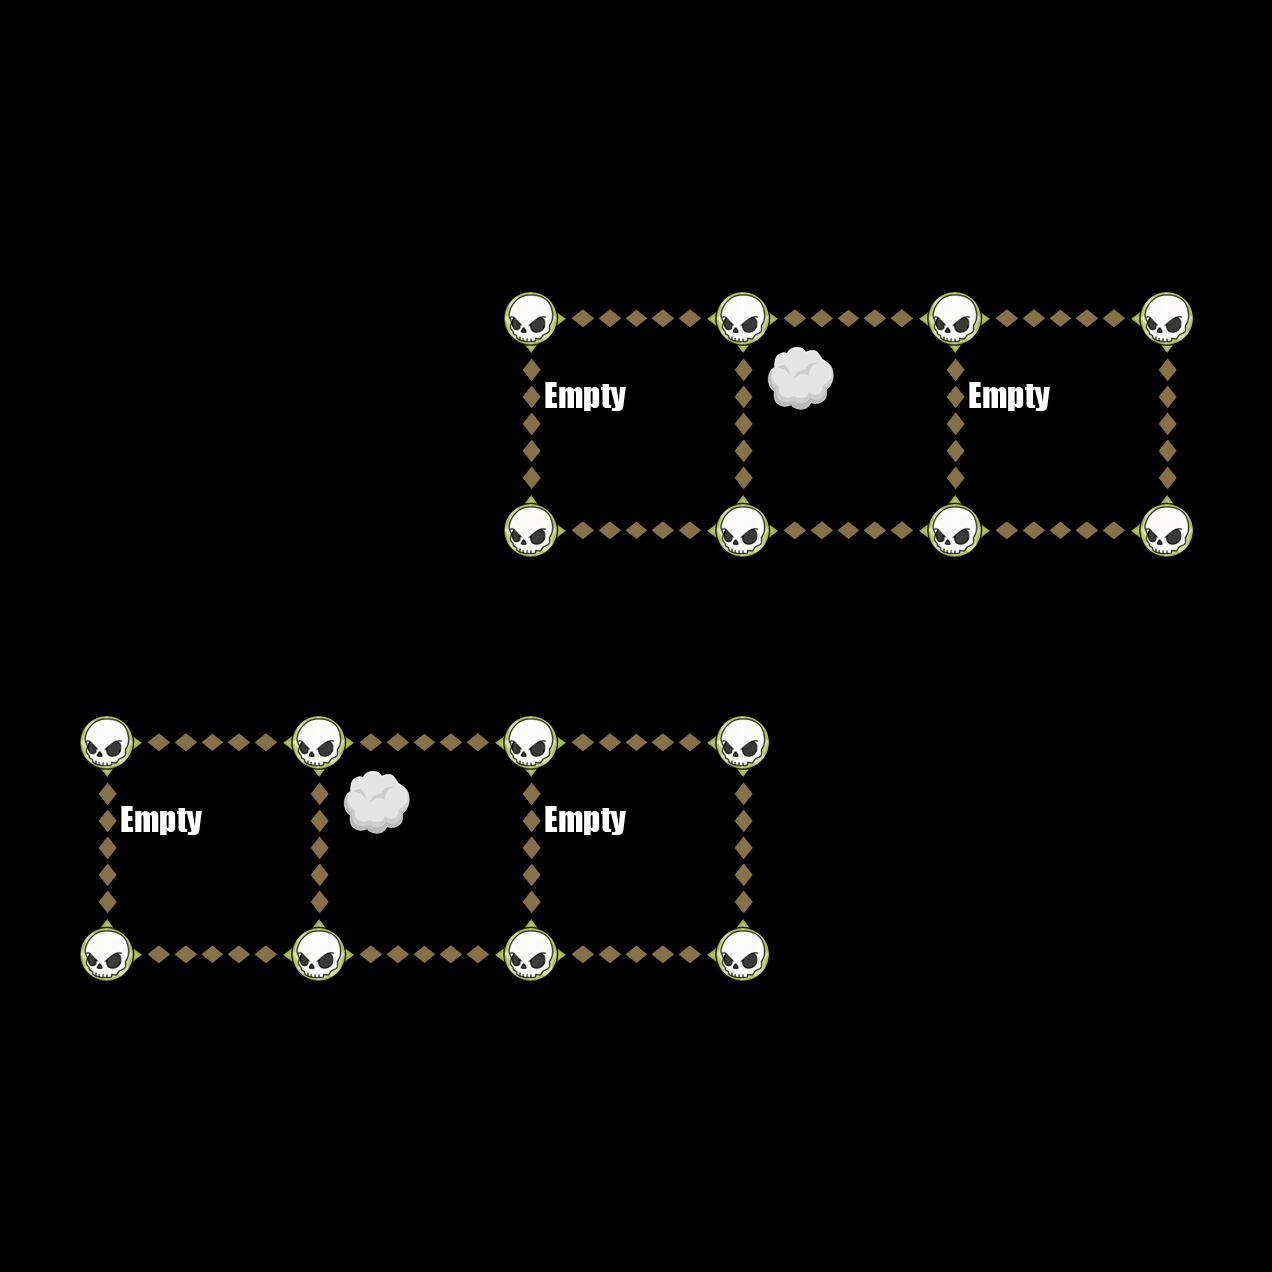

The image is a tile-based game level rendered from a .tmx file. Its description and source (layers, tilesets, objects; grid data summarised) follow:
An orthogonal 6x6 tile map with 212x212 px tiles, 6 tile layers (Down, Up, Left, Right, ...).

<map version="1.0" orientation="orthogonal" width="6" height="6" tilewidth="212" tileheight="212">
 <tileset firstgid="1" name="TileGraphic_Final-ipadhd" tilewidth="212" tileheight="212">
  <image source="TileGraphic_Final-ipadhd.png" width="636" height="1060" />
  <tile id="0">
   <properties>
    <property name="LineFilled" value="True" />
   </properties>
  </tile>
  <tile id="2">
   <properties>
    <property name="Item" value="TreasureBox" />
   </properties>
  </tile>
  <tile id="4">
   <properties>
    <property name="RowFilled" value="True" />
   </properties>
  </tile>
  <tile id="6">
   <properties>
    <property name="Item" value="CannonLeft" />
   </properties>
  </tile>
  <tile id="7">
   <properties>
    <property name="Item" value="ShipRight" />
   </properties>
  </tile>
  <tile id="8">
   <properties>
    <property name="Item" value="MapOne" />
   </properties>
  </tile>
  <tile id="9">
   <properties>
    <property name="Item" value="CannonRight" />
   </properties>
  </tile>
  <tile id="10">
   <properties>
    <property name="Item" value="ShipLeft" />
   </properties>
  </tile>
  <tile id="11">
   <properties>
    <property name="Item" value="MapTwo" />
   </properties>
  </tile>
  <tile id="12">
   <properties>
    <property name="Item" value="Empty" />
   </properties>
  </tile>
  <tile id="13">
   <properties>
    <property name="Item" value="Skull" />
   </properties>
  </tile>
  <tile id="14">
   <properties>
    <property name="Item" value="Fog" />
   </properties>
  </tile>
 </tileset>
 <layer name="Down" width="6" height="6">
  <data>[36 cells, 8 non-empty, 1 distinct tile ids]</data>
 </layer>
 <layer name="Up" width="6" height="6">
  <data>[36 cells, 8 non-empty, 1 distinct tile ids]</data>
 </layer>
 <layer name="Left" width="6" height="6">
  <data>[36 cells, 12 non-empty, 1 distinct tile ids]</data>
 </layer>
 <layer name="Right" width="6" height="6">
  <data>[36 cells, 12 non-empty, 1 distinct tile ids]</data>
 </layer>
 <layer name="Dots" width="6" height="6">
  <data>[36 cells, 16 non-empty, 1 distinct tile ids]</data>
 </layer>
 <layer name="Items" width="6" height="6">
  <data>[36 cells, 6 non-empty, 2 distinct tile ids]</data>
 </layer>
</map>
